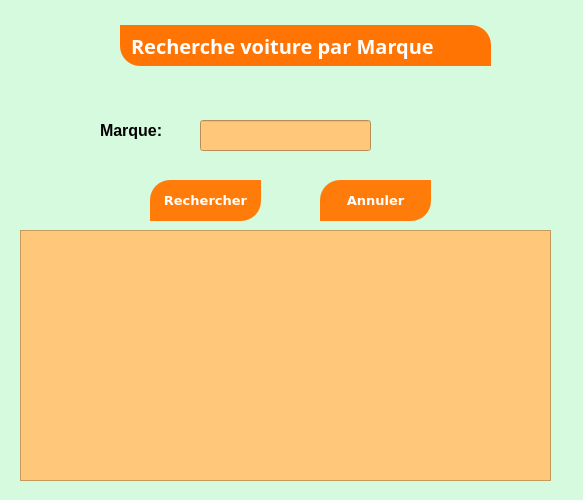
<?xml version="1.0" encoding="UTF-8"?>
<ui version="4.0">
 <class>Form</class>
 <widget class="QWidget" name="Form">
  <property name="geometry">
   <rect>
    <x>0</x>
    <y>0</y>
    <width>583</width>
    <height>500</height>
   </rect>
  </property>
  <property name="windowTitle">
   <string>Form</string>
  </property>
  <property name="styleSheet">
   <string notr="true">background-color: rgb(214, 250, 222);</string>
  </property>
  <widget class="QLabel" name="label_2">
   <property name="geometry">
    <rect>
     <x>100</x>
     <y>120</y>
     <width>91</width>
     <height>21</height>
    </rect>
   </property>
   <property name="font">
    <font>
     <pointsize>12</pointsize>
     <weight>75</weight>
     <bold>true</bold>
    </font>
   </property>
   <property name="text">
    <string>Marque:</string>
   </property>
  </widget>
  <widget class="QLabel" name="label">
   <property name="geometry">
    <rect>
     <x>120</x>
     <y>25</y>
     <width>371</width>
     <height>41</height>
    </rect>
   </property>
   <property name="font">
    <font>
     <family>Montserrat</family>
     <pointsize>15</pointsize>
     <weight>75</weight>
     <bold>true</bold>
    </font>
   </property>
   <property name="styleSheet">
    <string notr="true">color:white;
background-color: rgb(255, 116, 3);
text-align:center;
padding:5px;
border-top-right-radius: 20px;
border-bottom-left-radius: 20px;</string>
   </property>
   <property name="text">
    <string>Recherche voiture par Marque</string>
   </property>
  </widget>
  <widget class="QLineEdit" name="lineEdit">
   <property name="geometry">
    <rect>
     <x>200</x>
     <y>120</y>
     <width>171</width>
     <height>31</height>
    </rect>
   </property>
   <property name="font">
    <font>
     <pointsize>10</pointsize>
    </font>
   </property>
   <property name="styleSheet">
    <string notr="true">background-color: rgb(255, 199, 121);</string>
   </property>
  </widget>
  <widget class="QPushButton" name="pushButton">
   <property name="geometry">
    <rect>
     <x>150</x>
     <y>180</y>
     <width>111</width>
     <height>41</height>
    </rect>
   </property>
   <property name="font">
    <font>
     <family>Verdana</family>
     <pointsize>10</pointsize>
     <weight>75</weight>
     <bold>true</bold>
    </font>
   </property>
   <property name="styleSheet">
    <string notr="true">
color:white;
background-color: rgb(255, 124, 10);

padding:5px;
border-top-left-radius: 20px;
border-bottom-right-radius: 20px;</string>
   </property>
   <property name="text">
    <string>Rechercher</string>
   </property>
  </widget>
  <widget class="QPushButton" name="pushButton_2">
   <property name="geometry">
    <rect>
     <x>320</x>
     <y>180</y>
     <width>111</width>
     <height>41</height>
    </rect>
   </property>
   <property name="font">
    <font>
     <family>Verdana</family>
     <pointsize>10</pointsize>
     <weight>75</weight>
     <bold>true</bold>
    </font>
   </property>
   <property name="styleSheet">
    <string notr="true">
color:white;
background-color: rgb(255, 124, 10);

padding:5px;
border-top-left-radius: 20px;
border-bottom-right-radius: 20px;</string>
   </property>
   <property name="text">
    <string>Annuler</string>
   </property>
  </widget>
  <widget class="QLabel" name="label_4">
   <property name="geometry">
    <rect>
     <x>500</x>
     <y>60</y>
     <width>71</width>
     <height>61</height>
    </rect>
   </property>
   <property name="styleSheet">
    <string notr="true">image: url(:/newPrefix/reche.jpg);</string>
   </property>
   <property name="text">
    <string/>
   </property>
  </widget>
  <widget class="QTextEdit" name="textEdit">
   <property name="geometry">
    <rect>
     <x>20</x>
     <y>230</y>
     <width>531</width>
     <height>251</height>
    </rect>
   </property>
   <property name="styleSheet">
    <string notr="true">background-color: rgb(255, 199, 121);</string>
   </property>
  </widget>
 </widget>
 <resources>
  <include location="kk.qrc"/>
 </resources>
 <connections/>
</ui>
